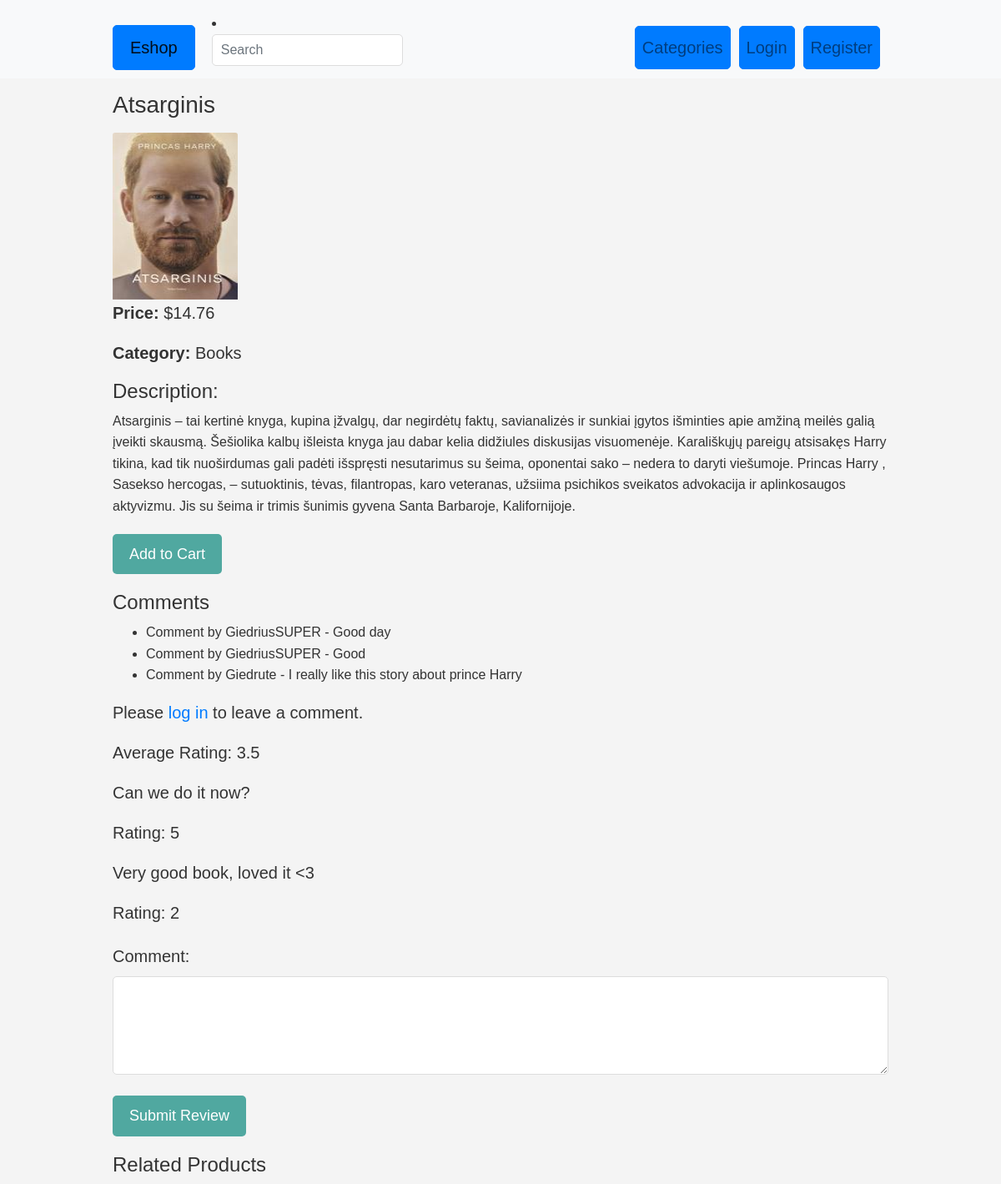
/product/1/, run on the app's committed database.
### eshopas_app/models.py (models this page shows, shortened)
class Product(models.Model):
    product_id = models.IntegerField(default=0)
    name = models.CharField(max_length=100)
    price = models.DecimalField(max_digits=10, decimal_places=2)
    category = models.ForeignKey(Category, on_delete=models.CASCADE, default=1)
    image = models.ImageField(upload_to='product_images/', blank=True, null=True)
    thumbnail = ImageSpecField(source='image', processors=[ResizeToFill(150, 200)], format='JPEG', options={'quality': 90})
    is_featured = models.BooleanField(default=True)
    stock = models.PositiveIntegerField(default=0)
    description = models.TextField(blank=True)
    favorites = models.ManyToManyField(User, related_name='favorites', blank=True)
    def avg_rating(self):
        if self.reviews.exists():
            return self.reviews.aggregate(models.Avg('rating'))['rating__avg']
        return None

class Category(models.Model):
    name = models.CharField(max_length=100)
    type = models.SlugField(max_length=100, unique=True)
    description = models.TextField(blank=True)

class Comment(models.Model):
    user = models.ForeignKey(User, on_delete=models.CASCADE)
    product = models.ForeignKey(Product, on_delete=models.CASCADE)
    comment = models.TextField()
    created_at = models.DateTimeField(auto_now_add=True)

class Review(models.Model):
    order = models.ForeignKey('Order', on_delete=models.CASCADE, related_name='reviews', default=None)
    username = models.CharField(max_length=100)
    email = models.EmailField()
    reviewed_product = models.ForeignKey(
        Product,
        related_name='reviews',
        on_delete=models.CASCADE,
        default=5  # Default value for reviewed_product
    )
    user = models.ForeignKey(
        User,
        on_delete=models.CASCADE,
        default=5  # Default value for user
    )
    rating = models.PositiveIntegerField(
        choices=((1, '1 Star'), (2, '2 Stars'), (3, '3 Stars'), (4, '4 Stars'), (5, '5 Stars')),
        default=5
    )
    comment = models.TextField(default="Default Comment")
    date_posted = models.DateTimeField(default=timezone.now)
    approved = models.BooleanField(default=False)

### eshopas_app/views.py (the view)
# urls.py: path('product/<int:product_id>/', views.product_detail, name='product_detail'),
def product_detail(request, product_id):
    product = get_object_or_404(Product, pk=product_id)
    comments = Comment.objects.filter(product=product).order_by('-created_at')
    if request.method == 'POST' and request.user.is_authenticated:
        form = ProductCommentForm(request.POST)
        if form.is_valid():
            comment = form.save(commit=False)
            comment.user = request.user
            comment.product = product  # Set the product field
            comment.save()
            return redirect('product_detail', product_id=product.id)
    else:
        form = ProductCommentForm()
    context = {
        'product': product,
        'comments': comments,
        'form': form,
    }
    return render(request, 'product_detail.html', context)

### eshopas_app/forms.py
class ProductCommentForm(forms.ModelForm):
    class Meta:
        model = Comment
        fields = ['comment']
        widgets = {
            'comment': forms.Textarea(attrs={'rows': 3}),
        }

### eshopas_app/templates/product_detail.html (shortened to what this page needs)
{% extends 'base.html' %}
{% load static %}
{% load myfilters %}
{% block content %}
    <h1>{{ product.name }}</h1>
    <img src="{{ product.image.url }}" class="card-img-top product-image" alt="{{ product.name }}">
    <p><strong>Price:</strong> ${{ product.price }}</p>
    <p><strong>Category:</strong> {{ product.category.name }}</p>
    <h2>Description:</h2>
    <div>{{ product.description|safe }}</div>
    <form method="post" action="{% url 'add_to_cart' product.id %}">
        <button type="submit">Add to Cart</button>
    </form>
    {% if comments %}
        <h2>Comments</h2>
        <ul>
            {% for comment in comments %}
                <li>
                    Comment by {{ comment.user.username }} - {{ comment.comment }}
                </li>
            {% endfor %}
        </ul>
    {% else %}
        <p>No comments yet.</p>
    {% endif %}
    {% if user.is_authenticated %}
        <form method="post" action="{% url 'add_comment' product.id %}">
            {% csrf_token %}
            <label for="comment">Add a comment:</label>
            <textarea name="comment" id="comment" rows="4" required></textarea>
            <button type="submit">Post Comment</button>
        </form>
    {% else %}
        <p>Please <a href="{% url 'login' %}">log in</a> to leave a comment.</p>
    {% endif %}
    <p>Average Rating: {{ product.avg_rating }}</p>
    {% for review in product.reviews.all %}
        <div class="review">
            <p>{{ review.comment }}</p>
            <p>Rating: {{ review.rating }}</p>
        </div>
    {% endfor %}
    <form method="post" action="{% url 'leave_review' product_id=product.id %}">
        {{ form.as_p }}
        <button type="submit">Submit Review</button>
    </form>
    <h3>Related Products</h3>
{% endblock %}

### static/css/styles.css (style rules this page uses)
body { font-family: Arial, sans-serif; line-height: 1.6; color: #333; background-color: #f4f4f4; margin: 0; padding: 0; }
h1 { font-size: 28px; line-height: 1.6; margin: 10px 0; }
form { margin: 20px 0; }
form label { display: block; font-size: 20px; }
form input[type="text"], form input[type="email"], form textarea { width: 100%; padding: 10px; border-radius: 5px; border: 1px solid #ddd; }
button { display: inline-block; color: #fff; background-color: #50a8a0; padding: 10px 20px; border: none; border-radius: 5px; cursor: pointer; text-decoration: none; }
img { max-width: 150px; max-height: 200px; }
h2 { font-size: 24px; }
h3 { font-size: 24px; }
p { font-size: 20px; }
button { font-size: 18px; padding: 10px 20px; border: none; border-radius: 5px; cursor: pointer; }

### data on the page
Product: name "Atsarginis", image (picture), price "14.76", category.name "Books", description "Atsarginis – tai kertinė knyga, kupina įžvalgų, dar negirdėtų faktų, savianalizės ir sunkiai įgytos išminties apie amžiną meilės galią įveikti skausmą. Šešiolika kalbų išleista knyga jau dabar kelia didžiules diskusijas visuomenėje. Karališkųjų pareigų atsisakęs Harry tikina, kad tik nuoširdumas gali padėti išspręsti nesutarimus su šeima, oponentai sako – nedera to daryti viešumoje. Princas Harry , Sasekso hercogas, – sutuoktinis, tėvas, filantropas, karo veteranas, užsiima psichikos sveikatos advokacija ir aplinkosaugos aktyvizmu. Jis su šeima ir trimis šunimis gyvena Santa Barbaroje, Kalifornijoje.", avg_rating "3.5"
Comment: user.username "GiedriusSUPER", comment "Good day"
Comment: user.username "GiedriusSUPER", comment "Good"
Comment: user.username "Giedrute", comment "I really like this story about prince Harry"
Review: comment "Can we do it now?", rating "5"
Review: comment "Very good book, loved it <3", rating "2"
